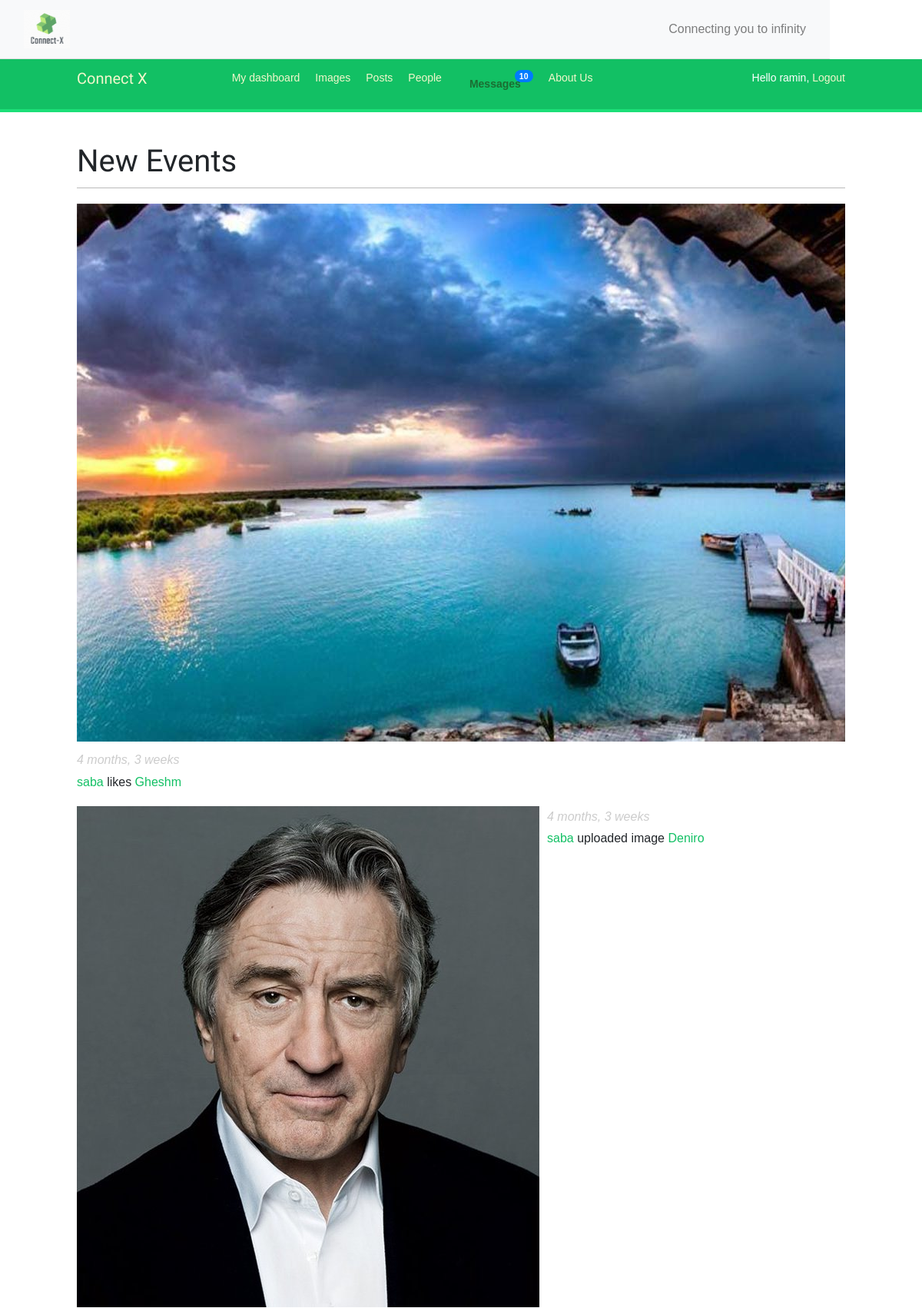
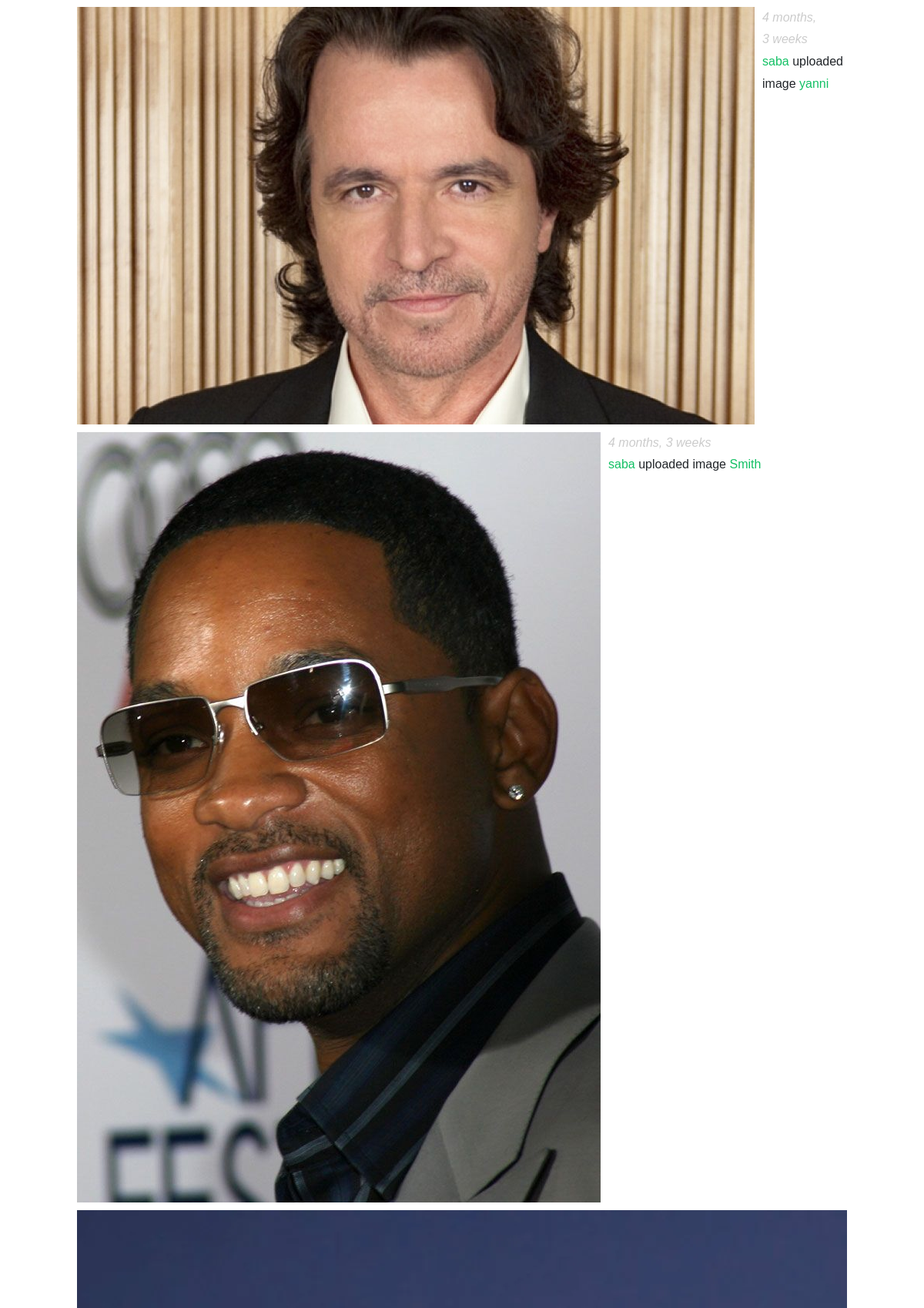
Screenshot of /account/events/ (signed in, upper part) with the database file from the repository (2 pictures, top to bottom).
### actions/models.py (models this page shows, shortened)
class Action(models.Model):
    user = models.ForeignKey(settings.AUTH_USER_MODEL,
                             related_name='actions',
                             db_index=True,
                             on_delete=models.CASCADE)
    verb = models.CharField(max_length=255)
    created = models.DateTimeField(auto_now_add=True,
                                   db_index=True)
    target_ct = models.ForeignKey(ContentType,
                                  related_name='target_obj',
                                  on_delete=models.CASCADE,
                                  blank=True,
                                  null=True)
    target_id = models.PositiveIntegerField(blank=True,
                                            null=True,
                                            db_index=True)
    target = GenericForeignKey('target_ct', 'target_id')
    seen = models.BooleanField(default=False)  # Add a seen field
    class Meta:
        ordering = ('-created',)

### images/models.py (models this page shows, shortened)
class Image(models.Model):
    user = models.ForeignKey(settings.AUTH_USER_MODEL,
                             related_name='images_created',
                             on_delete=models.CASCADE)
    title = models.CharField(max_length=200)
    slug = models.SlugField(max_length=200,
                            blank=True)
    url = models.URLField(blank=True,null=True)
    image = models.ImageField(upload_to='images/%Y/%m/%d/')
    description = models.TextField(blank=True)
    created = models.DateField(auto_now_add=True,
                               db_index=True)
    users_like = models.ManyToManyField(settings.AUTH_USER_MODEL,
                                        related_name='images_liked',
                                        blank=True)
    total_likes = models.PositiveIntegerField(db_index=True,
                                              default=0)
    total_views = models.PositiveIntegerField(default=0)
    def __str__(self):
        return self.title
    def get_absolute_url(self):
        return reverse('images:detail', args=[self.id, self.slug])

### account/views.py (the view)
# urls.py: path('events/',views.events,name="events"),
def events(request):
    actions = Action.objects.exclude(user=request.user)
    unseen_actions = actions.filter(seen=False)
    for action in unseen_actions:
        action.mark_as_seen()
    actions = actions.select_related('user', 'user__profile')\
        .prefetch_related('target')[:10]
    return render(request, 'account/user/events.html',
                  {'section': 'events', 'actions':actions})

### account/templates/account/user/events.html
{% extends "base.html" %}
{% block content %}
<h1>New Events</h1>
  <div id="action-list">
    {% for action in actions %}
    <div class="notification{% if action.seen %}seen{% endif %}" style="notification seen{display: none;}">
        {% include "actions/action/detail.html" %}
    </div>
    {% endfor %}
  </div>
{% endblock content %}

### account/templates/base.html (shortened to what this page needs)
{% load static %}
<!DOCTYPE html>
<html>
<head>
  <link rel="stylesheet" href="https://stackpath.bootstrapcdn.com/bootstrap/4.3.1/css/bootstrap.min.css">
  <link href="{% static "css/base.css" %}" rel="stylesheet">
</head>
<body>
  <header class="custom-header">
    <nav class="navbar navbar-expand-lg navbar-light bg-light">
      <div class="container">
        <a class="navbar-brand" href="#">
          <img src="{% static 'Connect-x.jpeg' %}" alt="Logo" height="50">
        </a>
        <div class="navbar-text ml-auto">
          Connecting you to infinity
        </div>
      </div>
    </nav>
  </header>
  <div id="header">
    <span class="logo">Connect X</span>
    {% if request.user.is_authenticated %}
    <ul class="menu">
      <li {% if section == "dashboard" %}class="selected"{% endif %}>
        <a href="{% url "dashboard" %}">My dashboard</a>
      </li>
      <li {% if section == "images" %}class="selected"{% endif %}>
        <a href="{% url "images:list" %}">Images</a>
      </li>
      <li {% if section == "text-post" %}class="selected"{% endif %}>
        <a href="{% url "post:home" %}">Posts</a>
      </li>
      <li {% if section == "people" %}class="selected"{% endif %}>
        <a href="{% url "user_list" %}">People</a>
      </li>
      <li {% if section == "events" %}class="selected"{% endif %}>
        <span class="badge badge-pill badge-primary" style="float:right;margin-bottom:-10px;">{{actions.count}}</span>
        <a class="nav-link" href="{% url 'events' %}" >Messages <span class="sr-only">(current)</span></a>
    </li>
  {% endif %}
  <li {% if section == "about" %}class="selected"{% endif %}>
    <a href="{% url "about" %}">About Us</a>
  </li>
</ul>
  <span class="user">
    {% if request.user.is_authenticated %}
      Hello {{ request.user.first_name }},
      <a href="{% url "logout" %}">Logout</a>
    {% else %}
      <a href="{% url "login" %}">Log-in</a>
    {% endif %}
  </span>
  </div>
  <div id="content">
    {% block content %}
    {% endblock %}
  </div>
</body>
</html>

### actions/templates/actions/action/detail.html (shortened to what this page needs)
{% load thumbnail %}
{% with user=action.user profile=action.user.profile target=action.target%}
<div class="action">
    <div class="images">
        {% if target %}
            {% if target.image %}
                {% thumbnail target.image "80x80" crop="100%" as im %}
                <a href="{{ target.get_absolute_url }}">
                    <img src="{{ im.url }}" class="item-img">
                </a>
            {% endif %}
        {% endif %}
    </div>
    <div class="info">
        <p>
            <span class="date">{{ action.created|timesince }}</span>
            <br/>
            <a href="{{ user.get_absolute_url }}"> {{ user.first_name }} </a>
            {{ action.verb }}
            {% if target %}
                <a href="{{ target.get_absolute_url }}">{{ target }}</a>
            {% endif %}
        </p>
    </div>
</div>
{% endwith %}

### account/static/css/base.css (style rules this page uses)
body { margin:0; padding:0; font-family:helvetica, sans-serif; }
p { line-height: 1.8; }
a { color:#12c064; text-decoration:none; }
h1, h2, h3, h4, h5 , h6 { font-family: 'Muli', sans-serif; font-weight:normal; }
h1 { border-bottom:1px solid #bbb; padding:0 0 10px 0; margin:10px 0 20px 0; }
#header { padding:10px 100px; font-size:14px; background:#12c064; color:#fff; border-bottom:4px solid #1cdf78; overflow:auto; }
#header .logo { font-family: 'Muli', sans-serif; float:left; color:#f3f7cc; font-size:20px; margin-right:10%; }
#header ul.menu { list-style:none; float:left; margin:0; padding:0; }
#header ul.menu li { float:left; padding:4px 10px; }
#header ul.menu li.selected a, #header ul.menu li.selected a:hover { color:#1b6d32; font-weight:bold; }
#header a { color:#f3f7cc; }
#header .user { float:right; padding-top:4px; }
#content { padding:30px 100px; }
.action { clear:both; overflow:auto; }
.action .images { float:left; margin:0 10px 10px 0; }
.action .date { font-style:italic; color:#ccc; }
.custom-header { background-color: #fff; border-bottom: 1px solid #ddd; margin-right: 10%; }
.custom-header .navbar-brand img { margin-right: 10%; }

### rows the page displays
Action: shows a picture, created "4 months, 3 weeks", user.first_name "saba", verb "likes", target "Gheshm"
Action: shows a picture, created "4 months, 3 weeks", user.first_name "saba", verb "uploaded image", target "Deniro"
Action: shows a picture, created "4 months, 3 weeks", user.first_name "saba", verb "uploaded image", target "yanni"
Action: shows a picture, created "4 months, 3 weeks", user.first_name "saba", verb "uploaded image", target "Smith"
Action: shows a picture

### other values shown
{{ actions.count }} "10"
{{ request.user.first_name }} "ramin"
